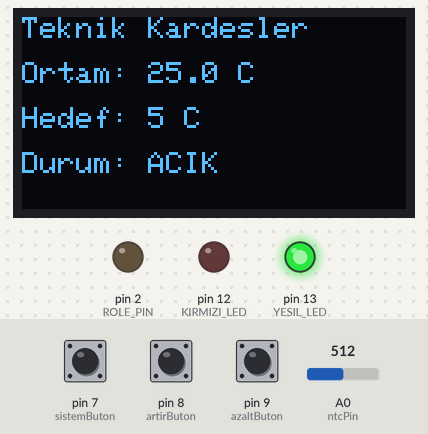
This sketch was run on a simulated Arduino Uno, built with avr-gcc and run on an emulated ATmega328P. Shown: 128×64 one-colour display, output pins drawn as LEDs (lit = HIGH). The inputs (shaded band) are chosen by the test bench; at power-on: A0 (ntcPin) = 512, pin 7 (sistemButon) HIGH, pin 8 (artirButon) HIGH, pin 9 (azaltButon) HIGH. EEPROM starts erased.

Above: at 1.4 s.
1.5 s: A0 (ntcPin) set to 302
At 2.7 s:
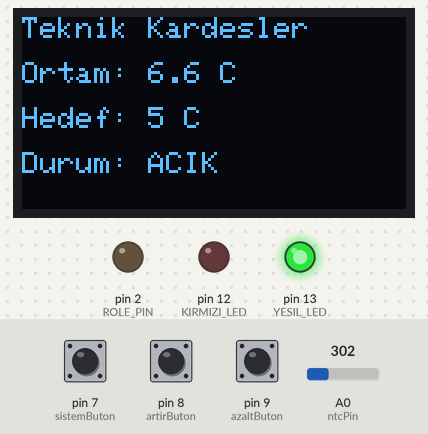
3.0 s: A0 (ntcPin) set to 275
At 3.8 s:
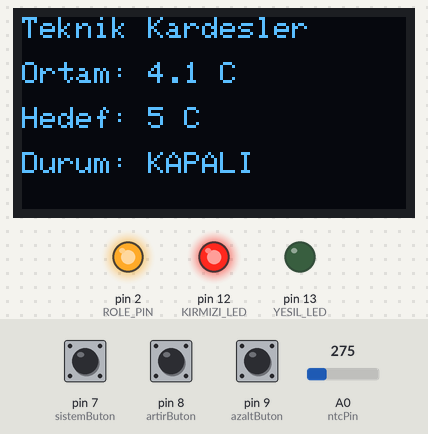
4.5 s: pin 7 (sistemButon) pulled LOW for 0.15 s
At 5.5 s:
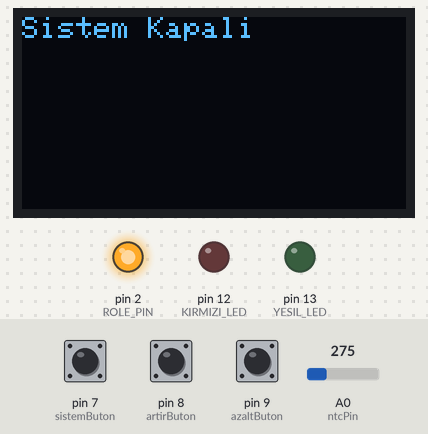
6.1 s: pin 7 (sistemButon) pulled LOW for 1 s
At 8.3 s:
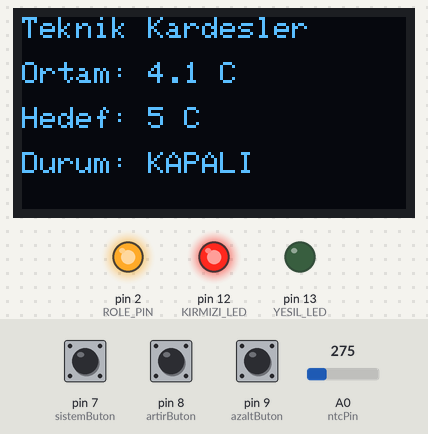
8.6 s: pin 8 (artirButon) pulled LOW for 0.15 s
10.2 s: A0 (ntcPin) set to 318
At 11.1 s:
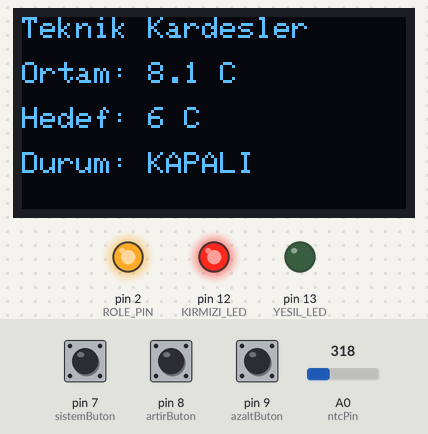
11.7 s: A0 (ntcPin) set to 341
At 12.2 s:
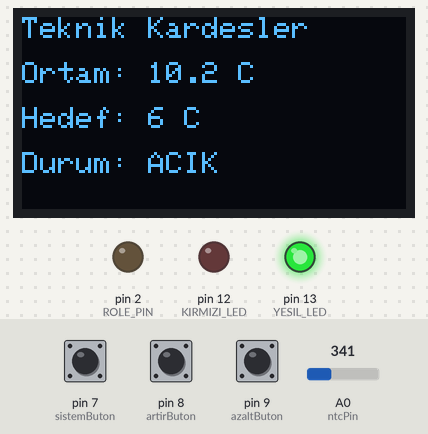
Timing chart, 0 to 14.2 s (numbered marks = the images above; inputs shaded):
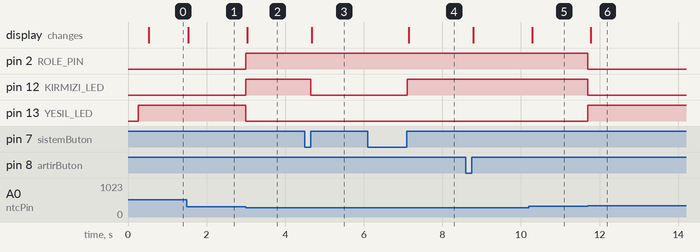

Measured:
- the behaviour switches between 285 and 284 on A0 (ntcPin) (found by bisection; images 1 and 2)
- the behaviour switches between 327 and 328 on A0 (ntcPin) (found by bisection; images 5 and 6)
- after the input at 1.5 s, the display: changes at once (image 1)
- after the input at 3.0 s, pin 2 (ROLE_PIN), pin 12 (KIRMIZI_LED): LOW → HIGH at once; pin 13 (YESIL_LED): HIGH → LOW at once; the display: changes at once (image 2)
- after the input at 4.5 s, pin 12 (KIRMIZI_LED): HIGH → LOW after 0.15 s; the display: changes after 0.18 s (image 3)
- after the input at 6.1 s, pin 12 (KIRMIZI_LED): LOW → HIGH after 1.0 s; the display: changes after 1.0 s (image 4)
- after the input at 10.2 s, the display: changes after 0.08 s (image 5)
- after the input at 11.7 s, pin 2 (ROLE_PIN), pin 12 (KIRMIZI_LED): HIGH → LOW at once; pin 13 (YESIL_LED): LOW → HIGH at once; the display: changes after 0.08 s (image 6)

The sketch:

cooling-system-control-mechanism.ino
```cpp
#include <Wire.h>                                                          //including necessary libraries
#include <EEPROM.h>
#include <Adafruit_GFX.h>
#include <Adafruit_SSD1306.h>

#define SCREEN_WIDTH 128                                                   //Adjusting OLED screen sizes
#define SCREEN_HEIGHT 64
Adafruit_SSD1306 display(SCREEN_WIDTH, SCREEN_HEIGHT, &Wire, -1);

// Pinler
const int ROLE_PIN = 2;                                                    //relay pin
const int YESIL_LED = 13;                                                  //Green-Led
const int KIRMIZI_LED = 12;                                                //Red-Led
const int artirButon = 8;                                                  //increase button
const int azaltButon = 9;                                                  //decrement button
const int sistemButon = 7;                                                 //Open-Close button

// NTC Sensör ayarları
const int ntcPin = A0;                                                     //NTC sensor mathematical settings
const float beta = 3950.0;
const float roomTempResistance = 100000.0;
const float nominalTemp = 25.0;
const float nominalResistance = 100000.0;

// Değişkenler                                                             //variables
int hedefSicaklik = 5;
int sistemDurumu = 0;
unsigned long sonGuncellemeZamani = 0;
const unsigned long ekranGuncellemeAraligi = 500;
bool artirildi = false;
bool azaltildi = false;
bool sistemButonaBasildi = false;

void setup() {
  pinMode(ROLE_PIN, OUTPUT);
  pinMode(YESIL_LED, OUTPUT);
  pinMode(KIRMIZI_LED, OUTPUT);
  pinMode(sistemButon, INPUT_PULLUP);
  pinMode(artirButon, INPUT_PULLUP);
  pinMode(azaltButon, INPUT_PULLUP);

  Serial.begin(9600);

  if (!display.begin(SSD1306_SWITCHCAPVCC, 0x3C)) {
    Serial.println(F("OLED baglanti hatasi!"));
    while (1);
  }

  display.clearDisplay();
  display.setTextSize(1);
  display.setTextColor(SSD1306_WHITE);
  display.setCursor(0, 0);
  display.println(F("Sistem baslatiliyor"));                             //Printing text on the OLED screen "system initializing"
  display.display();
  delay(200);

  hedefSicaklik = EEPROM.read(0);                                        //setting the temperature to the value entered by the user
  sistemDurumu = EEPROM.read(1);
  if (hedefSicaklik < -20 || hedefSicaklik > 10) hedefSicaklik = 5;
  if (sistemDurumu != 0 && sistemDurumu != 1) sistemDurumu = 0;
}

float readTemperature() {
  int adcValue = analogRead(ntcPin);
  if (adcValue == 0) adcValue = 1;

  float resistance = (1023.0 / (float)adcValue) - 1.0;
  resistance = roomTempResistance * resistance;

  float steinhart;
  steinhart = resistance / nominalResistance;
  steinhart = log(steinhart);
  steinhart /= beta;
  steinhart += 1.0 / (nominalTemp + 273.15);
  steinhart = 1.0 / steinhart;
  steinhart -= 273.15;

  return steinhart;
}

void loop() {
  unsigned long simdikiZaman = millis();

  // Sistem butonu (aç/kapa)                                               //system button open close
 if (digitalRead(sistemButon) == HIGH && !sistemButonaBasildi) {
  sistemDurumu = !sistemDurumu;
  EEPROM.write(1, sistemDurumu);
  sistemButonaBasildi = true;
 }

 if (digitalRead(sistemButon) == LOW) {
  sistemButonaBasildi = false;
 }

  // Sistem kapalıysa
  if (sistemDurumu == 0) {
    digitalWrite(ROLE_PIN, HIGH);
    digitalWrite(YESIL_LED, LOW);
    digitalWrite(KIRMIZI_LED, LOW);

    display.clearDisplay();
    display.setCursor(0, 0);
    display.println(F("Sistem Kapali"));
    display.display();
    return;
  }

  // Sıcaklık ölçümü                                                      //temperature measurement
  float sicaklik = readTemperature();

  // Röle ve LED kontrolü
  if (sicaklik >= hedefSicaklik + 3) {
    digitalWrite(ROLE_PIN, LOW);
    digitalWrite(YESIL_LED, HIGH);
    digitalWrite(KIRMIZI_LED, LOW);
  } else if (sicaklik <= hedefSicaklik) {
    digitalWrite(ROLE_PIN, HIGH);
    digitalWrite(YESIL_LED, LOW);
    digitalWrite(KIRMIZI_LED, HIGH);
  }

  // Artırma butonu (tek basışla artış)
  if (digitalRead(artirButon) == HIGH && !artirildi) {
    hedefSicaklik = min(hedefSicaklik + 1, 10);
    EEPROM.write(0, hedefSicaklik);
    sonGuncellemeZamani = 0;
    artirildi = true;
  }
  if (digitalRead(artirButon) == LOW) {
    artirildi = false;
  }

  // Azaltma butonu (tek basışla azalış)
  if (digitalRead(azaltButon) == HIGH && !azaltildi) {
    hedefSicaklik = max(hedefSicaklik - 1, -20);
    EEPROM.write(0, hedefSicaklik);
    sonGuncellemeZamani = 0;
    azaltildi = true;
  }
  if (digitalRead(azaltButon) == LOW) {
    azaltildi = false;
  }

  // Ekran güncelleme
  if (simdikiZaman - sonGuncellemeZamani >= ekranGuncellemeAraligi) {
    sonGuncellemeZamani = simdikiZaman;

    display.clearDisplay();
    display.setTextSize(1);
    display.setCursor(0, 0);
    display.print(F("Teknik Kardesler"));                               //Printing text on the OLED screen"Company name"

    display.setCursor(0, 15);
    display.print(F("Ortam: "));
    display.print(sicaklik, 1);
    display.print(F(" C"));

    display.setCursor(0, 30);
    display.print(F("Hedef: "));
    display.print(hedefSicaklik);
    display.print(F(" C"));

    display.setCursor(0, 45);
    display.print(F("Durum: "));
    display.print(digitalRead(ROLE_PIN) ? F("KAPALI") : F("ACIK"));

    display.display();
  }
}
```
